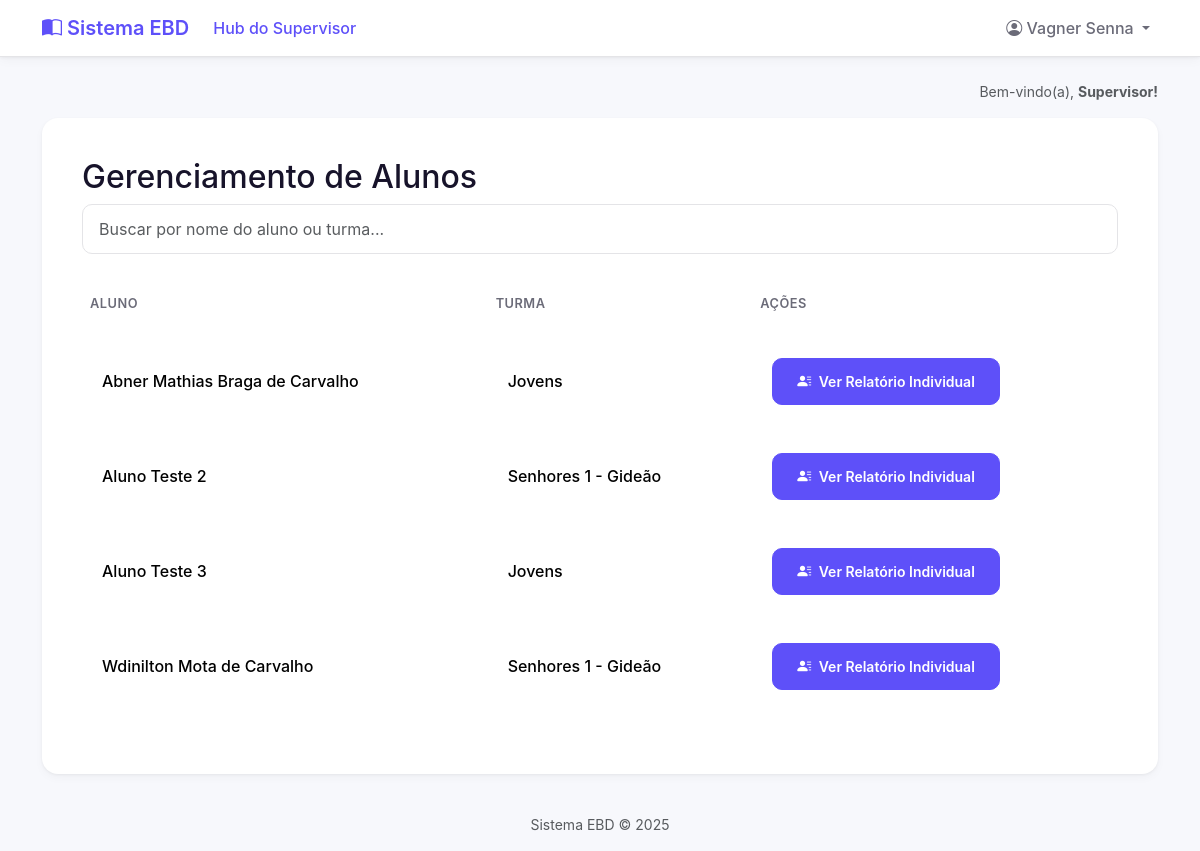
The page /relatorios/gerenciamento-alunos/ (signed in) on the database its author committed.
### core/models.py (models this page shows, shortened)
class Aluno(models.Model):
    user = models.OneToOneField(
        User,
        on_delete=models.CASCADE,
        related_name='aluno', # Permite fazer request.user.aluno
        null=True,
        blank=True
    )
    nome_completo = models.CharField(max_length=255)
    turma = models.ForeignKey(
        Turma,
        on_delete=models.CASCADE,
        related_name='alunos'
    )
    pontos_totais = models.IntegerField(default=0)
    data_cadastro = models.DateTimeField(auto_now_add=True)

class Turma(models.Model):
    nome = models.CharField(max_length=100, unique=True)
    professor = models.ForeignKey(
        User,
        on_delete=models.SET_NULL,
        null=True,
        blank=True,
        related_name='turmas_lecionadas'
    )

### core/views.py (the view)
# urls.py: path('relatorios/gerenciamento-alunos/', views.gerenciamento_alunos, name='gerenciamento_alunos'),
@login_required
def gerenciamento_alunos(request):
    permissores = permissoes_context(request)
    if not permissores['is_supervisor']:
        return HttpResponseForbidden("<h1>Acesso Negado</h1><p>Apenas supervisores podem ver este relatório.</p>")
    lista_todos_alunos = Aluno.objects.select_related('turma').all().order_by('nome_completo')
    contexto = {'lista_todos_alunos': lista_todos_alunos}
    return render(request, 'gerenciamento_alunos.html', contexto)

### core/context_processors.py (called while the page is built)
def permissoes_context(request):
    is_professor = False
    is_aluno = False
    is_supervisor = False
    aluno = None
    if request.user.is_authenticated:
        is_supervisor = request.user.groups.filter(name='Supervisores').exists()
        is_professor = request.user.groups.filter(name='Professores').exists()
        try:
            aluno = request.user.aluno
            is_aluno = True
        except:
            is_aluno = False
    return {
        'is_supervisor': is_supervisor,
        'is_professor': is_professor,
        'is_aluno': is_aluno,
        'aluno_global': aluno,
    }

### templates/gerenciamento_alunos.html (shortened to what this page needs)
{% extends 'base.html' %}
{% block content %}
    <h2>Gerenciamento de Alunos</h2>
    <input type="text" id="searchInput" onkeyup="filterTable('searchInput', 'searchableTable')" placeholder="Buscar por nome do aluno ou turma..." class="form-control search-box mb-4">
    <table class="table table-hover align-middle" id="searchableTable">
        <thead> <tr> <th>Aluno</th> <th>Turma</th> <th>Ações</th> </tr> </thead>
        <tbody>
            {% for aluno in lista_todos_alunos %}
            <tr>
                <td>{{ aluno.nome_completo }}</td>
                <td>{{ aluno.turma.nome|default:"Sem turma" }}</td>
                <td style="min-width: 220px;">
                    <a href="{% url 'relatorio_aluno_individual' aluno.id %}" class="btn btn-primary btn-sm">
                        <i class="bi bi-person-lines-fill me-1"></i>
                        Ver Relatório Individual
                    </a>
                </td>
            </tr>
            {% endfor %}
        </tbody>
    </table>
{% endblock %}

### templates/base.html (shortened to what this page needs)
{% load static %}
<!DOCTYPE html>
<html lang="pt-br">
<head>
    <link href="https://cdn.jsdelivr.net/npm/bootstrap@5.3.3/dist/css/bootstrap.min.css" rel="stylesheet">
    <link rel="stylesheet" href="https://cdn.jsdelivr.net/npm/bootstrap-icons@1.11.3/font/bootstrap-icons.min.css">
    <link rel="stylesheet" href="{% static 'css/custom.css' %}">
</head>
<body class="d-flex flex-column min-vh-100">
    <nav class="navbar navbar-expand-lg navbar-light navbar-custom sticky-top">
        <div class="container">
            <a class="navbar-brand" href="#">
                <i class="bi bi-book-half"></i>
                Sistema EBD
            </a>
            <div class="collapse navbar-collapse" id="navbarNav">
                <ul class="navbar-nav me-auto mb-2 mb-lg-0">
                    {% if is_supervisor %}
                        <li class="nav-item">
                            <a class="nav-link active" href="{% url 'relatorios' %}">Hub do Supervisor</a>
                        </li>
                    {% endif %}
                </ul>
                <ul class="navbar-nav ms-auto">
                    {% if user.is_authenticated %}
                        <li class="nav-item dropdown">
                            <a class="nav-link dropdown-toggle" href="#" id="navbarDropdown" role="button" data-bs-toggle="dropdown" aria-expanded="false">
                                <i class="bi bi-person-circle"></i>
                                {{ user.first_name }} {{ user.last_name }}
                            </a>
                        </li>
                    {% endif %}
                </ul>
            </div>
        </div>
    </nav>
    <main class="container my-4">
        {% if user.is_authenticated %}
        <div class="text-end text-muted small mb-3">
            Bem-vindo(a),
            <span class="fw-bold">
                {% if is_supervisor %} Supervisor!
                {% elif is_professor %} Professor!
                {% elif is_aluno %} Aluno!
                {% else %} Usuário!
                {% endif %}
            </span>
        </div>
        {% endif %}
        <div class="main-content-card">
            {% block content %}
            {% endblock %}
        </div>
    </main>
    <footer class="mt-auto text-center text-muted small p-3">
        Sistema EBD &copy; {% now "Y" %}
    </footer>
</body>
</html>

### static/css/custom.css (style rules this page uses)
:root { --cor-primaria: #5E50F9; --cor-primaria-clara: #f4f2ff; --cor-fundo: #f7f8fc; --cor-texto: #17132a; --cor-texto-suave: #6b6b78; --cor-borda: #e4e4e7; --raio-borda-lg: 16px; --raio-borda-md: 10px; --sombra-card: 0 4px 10px rgba(0, 0, 0, 0.03), 0 1px 3px rgba(0, 0, 0, 0.05); --sombra-card-hover: 0 8px 25px rgba(94, 80, 249, 0.1), 0 4px 12px rgba(0, 0, 0, 0.04); }
body { background-color: var(--cor-fundo); color: var(--cor-texto); font-family: -apple-system, BlinkMacSystemFont, "Segoe UI", Roboto, "Helvetica Neue", Arial, sans-serif; }
.navbar.navbar-custom { background-color: white; border-bottom: 1px solid var(--cor-borda); box-shadow: var(--sombra-card); }
.navbar .navbar-brand { font-weight: 600; color: var(--cor-primaria); }
.navbar .nav-link { font-weight: 500; color: var(--cor-texto-suave); }
.navbar .nav-link.active, .navbar .nav-link:hover { color: var(--cor-primaria); }
.main-content-card { background-color: #ffffff; border-radius: var(--raio-borda-lg); padding: 2.5rem; box-shadow: var(--sombra-card); }
.table { border-collapse: separate; border-spacing: 0 8px; margin-top: -8px; }
.table th { border: none; color: var(--cor-texto-suave); font-weight: 600; text-transform: uppercase; font-size: 0.8rem; letter-spacing: 0.5px; padding-top: 1rem; padding-bottom: 1rem; }
.table td { background-color: #ffffff; border: none; padding: 1.25rem; vertical-align: middle; font-weight: 500; }
.table tr td:first-child { border-top-left-radius: var(--raio-borda-md); border-bottom-left-radius: var(--raio-borda-md); }
.table tr td:last-child { border-top-right-radius: var(--raio-borda-md); border-bottom-right-radius: var(--raio-borda-md); }
.form-control.search-box { border-radius: var(--raio-borda-md); border: 1px solid var(--cor-borda); box-shadow: none; padding: 0.75rem 1rem; }
.btn-primary { background-color: var(--cor-primaria); border-color: var(--cor-primaria); border-radius: var(--raio-borda-md); font-weight: 600; padding: 0.75rem 1.5rem; }
.form-control { border-radius: var(--raio-borda-md); border: 1px solid var(--cor-borda); box-shadow: none; padding: 0.75rem 1rem; }

### rows shown on the page
Aluno: nome_completo "Abner Mathias Braga de Carvalho", turma.nome "Jovens"
Aluno: nome_completo "Aluno Teste 2", turma.nome "Senhores 1 - Gideão"
Aluno: nome_completo "Aluno Teste 3", turma.nome "Jovens"
Aluno: nome_completo "Wdinilton Mota de Carvalho", turma.nome "Senhores 1 - Gideão"

### other values the page prints
{{ user.first_name }} "Vagner"
{{ user.last_name }} "Senna"
